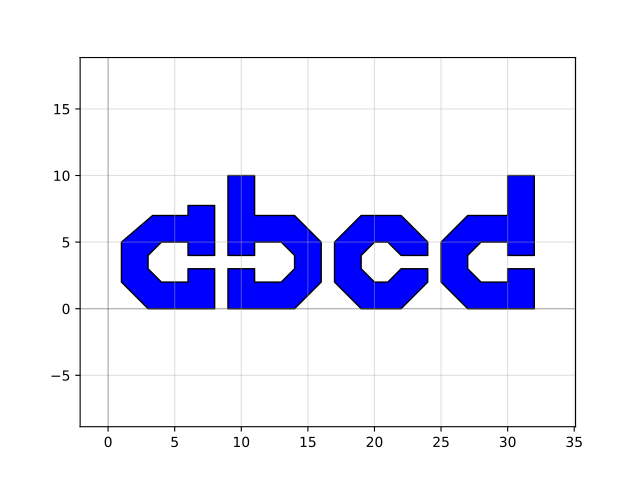

Recreate this plot in Python.
import gdsfactory as gf

c = gf.components.text(text='abcd', size=10.0, position=(0, 0), justify='left', layer=(66, 0))
c.plot()
